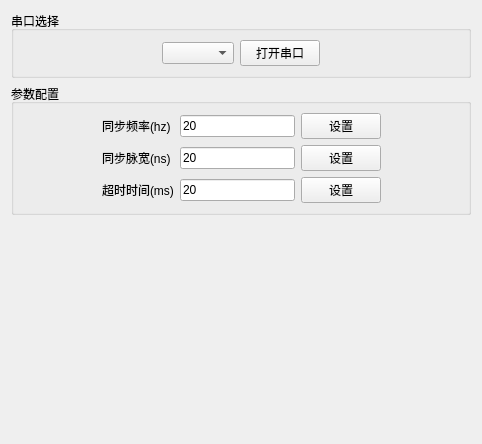
      <widget class="QWidget" name="tab_clock">
       <attribute name="icon">
        <iconset resource="images.qrc">
         <normaloff>:/icon/闹钟.png</normaloff>:/icon/闹钟.png</iconset>
       </attribute>
       <attribute name="title">
        <string>控制面板</string>
       </attribute>
       <layout class="QGridLayout" name="gridLayout_22">
        <item row="0" column="0">
         <widget class="QGroupBox" name="groupBox_18">
          <property name="title">
           <string>串口选择</string>
          </property>
          <layout class="QHBoxLayout" name="horizontalLayout_22" stretch="1,0,0,1">
           <item>
            <spacer name="horizontalSpacer_37">
             <property name="orientation">
              <enum>Qt::Horizontal</enum>
             </property>
             <property name="sizeHint" stdset="0">
              <size>
               <width>40</width>
               <height>20</height>
              </size>
             </property>
            </spacer>
           </item>
           <item>
            <widget class="QComboBox" name="comboBox_com_8"/>
           </item>
           <item>
            <widget class="QPushButton" name="pushButton_changer_8">
             <property name="styleSheet">
              <string notr="true"/>
             </property>
             <property name="text">
              <string>打开串口</string>
             </property>
            </widget>
           </item>
           <item>
            <spacer name="horizontalSpacer_20">
             <property name="orientation">
              <enum>Qt::Horizontal</enum>
             </property>
             <property name="sizeHint" stdset="0">
              <size>
               <width>238</width>
               <height>20</height>
              </size>
             </property>
            </spacer>
           </item>
          </layout>
         </widget>
        </item>
        <item row="1" column="0">
         <widget class="QGroupBox" name="groupBox_19">
          <property name="title">
           <string>参数配置</string>
          </property>
          <layout class="QHBoxLayout" name="horizontalLayout_23" stretch="1,0,1">
           <item>
            <spacer name="horizontalSpacer_31">
             <property name="orientation">
              <enum>Qt::Horizontal</enum>
             </property>
             <property name="sizeHint" stdset="0">
              <size>
               <width>40</width>
               <height>20</height>
              </size>
             </property>
            </spacer>
           </item>
           <item>
            <layout class="QGridLayout" name="gridLayout_6">
             <item row="0" column="0">
              <widget class="QLabel" name="label_30">
               <property name="text">
                <string>同步频率(hz)</string>
               </property>
              </widget>
             </item>
             <item row="0" column="1">
              <widget class="QLineEdit" name="lineEdit_same_per">
               <property name="minimumSize">
                <size>
                 <width>115</width>
                 <height>0</height>
                </size>
               </property>
               <property name="text">
                <string>20</string>
               </property>
               <property name="readOnly">
                <bool>false</bool>
               </property>
              </widget>
             </item>
             <item row="0" column="2">
              <widget class="QPushButton" name="pushButton_set_sameper">
               <property name="text">
                <string>设置</string>
               </property>
              </widget>
             </item>
             <item row="1" column="0">
              <widget class="QLabel" name="label_31">
               <property name="text">
                <string>同步脉宽(ns)</string>
               </property>
              </widget>
             </item>
             <item row="1" column="1">
              <widget class="QLineEdit" name="lineEdit_same_plaus">
               <property name="minimumSize">
                <size>
                 <width>115</width>
                 <height>0</height>
                </size>
               </property>
               <property name="text">
                <string>20</string>
               </property>
               <property name="readOnly">
                <bool>false</bool>
               </property>
              </widget>
             </item>
             <item row="1" column="2">
              <widget class="QPushButton" name="pushButton_set_sameplaus">
               <property name="text">
                <string>设置</string>
               </property>
              </widget>
             </item>
             <item row="2" column="0">
              <widget class="QLabel" name="label_32">
               <property name="text">
                <string>超时时间(ms)</string>
               </property>
              </widget>
             </item>
             <item row="2" column="1">
              <widget class="QLineEdit" name="lineEdit_same_timeout">
               <property name="minimumSize">
                <size>
                 <width>115</width>
                 <height>0</height>
                </size>
               </property>
               <property name="text">
                <string>20</string>
               </property>
               <property name="readOnly">
                <bool>false</bool>
               </property>
              </widget>
             </item>
             <item row="2" column="2">
              <widget class="QPushButton" name="pushButton_set_samtimeout">
               <property name="text">
                <string>设置</string>
               </property>
              </widget>
             </item>
            </layout>
           </item>
           <item>
            <spacer name="horizontalSpacer_23">
             <property name="orientation">
              <enum>Qt::Horizontal</enum>
             </property>
             <property name="sizeHint" stdset="0">
              <size>
               <width>35</width>
               <height>20</height>
              </size>
             </property>
            </spacer>
           </item>
          </layout>
         </widget>
        </item>
        <item row="2" column="0">
         <spacer name="verticalSpacer_8">
          <property name="orientation">
           <enum>Qt::Vertical</enum>
          </property>
          <property name="sizeHint" stdset="0">
           <size>
            <width>20</width>
            <height>218</height>
           </size>
          </property>
         </spacer>
        </item>
       </layout>
      </widget>
